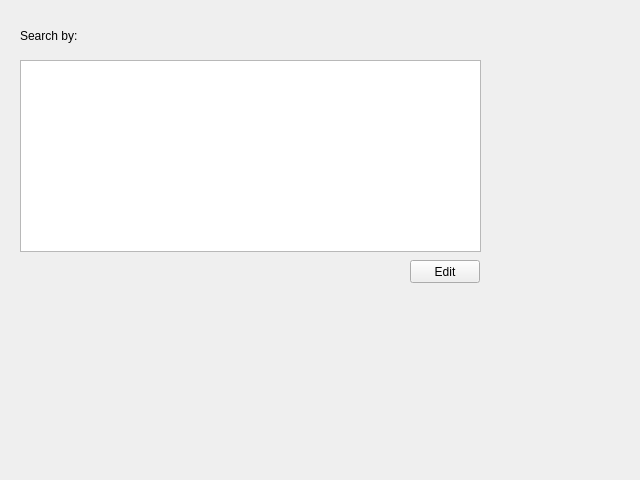
<?xml version="1.0" encoding="UTF-8"?>
<ui version="4.0">
 <class>Form</class>
 <widget class="QWidget" name="Form">
  <property name="geometry">
   <rect>
    <x>0</x>
    <y>0</y>
    <width>640</width>
    <height>480</height>
   </rect>
  </property>
  <property name="windowTitle">
   <string>Form</string>
  </property>
  <widget class="QWidget" name="horizontalLayoutWidget">
   <property name="geometry">
    <rect>
     <x>20</x>
     <y>20</y>
     <width>461</width>
     <height>31</height>
    </rect>
   </property>
   <layout class="QHBoxLayout" name="layout_search">
    <item>
     <widget class="QLabel" name="label">
      <property name="text">
       <string>Search by:</string>
      </property>
     </widget>
    </item>
   </layout>
  </widget>
  <widget class="QTreeView" name="treeView">
   <property name="geometry">
    <rect>
     <x>20</x>
     <y>60</y>
     <width>461</width>
     <height>192</height>
    </rect>
   </property>
  </widget>
  <widget class="QPushButton" name="b_edit">
   <property name="geometry">
    <rect>
     <x>410</x>
     <y>260</y>
     <width>70</width>
     <height>23</height>
    </rect>
   </property>
   <property name="text">
    <string>Edit</string>
   </property>
  </widget>
 </widget>
 <resources/>
 <connections/>
</ui>
